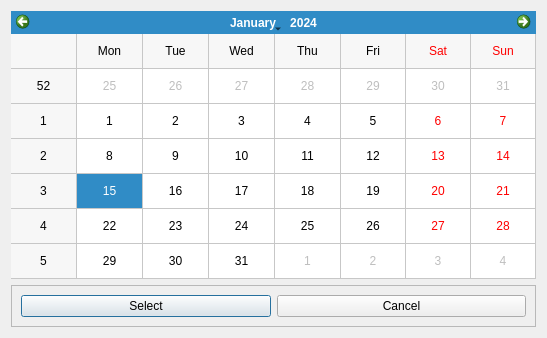
<?xml version="1.0" encoding="UTF-8"?>
<ui version="4.0">
 <class>Calendar</class>
 <widget class="QDialog" name="Calendar">
  <property name="geometry">
   <rect>
    <x>0</x>
    <y>0</y>
    <width>547</width>
    <height>338</height>
   </rect>
  </property>
  <property name="windowTitle">
   <string>Qute Date Selector</string>
  </property>
  <layout class="QVBoxLayout" name="verticalLayout">
   <item>
    <widget class="QCalendarWidget" name="calendarWidget">
     <property name="minimumDate">
      <date>
       <year>1991</year>
       <month>1</month>
       <day>1</day>
      </date>
     </property>
     <property name="gridVisible">
      <bool>true</bool>
     </property>
    </widget>
   </item>
   <item>
    <widget class="QFrame" name="buttonFrame">
     <property name="frameShape">
      <enum>QFrame::StyledPanel</enum>
     </property>
     <property name="frameShadow">
      <enum>QFrame::Raised</enum>
     </property>
     <layout class="QHBoxLayout" name="horizontalLayout">
      <item>
       <widget class="QPushButton" name="selectButton">
        <property name="text">
         <string>Select</string>
        </property>
       </widget>
      </item>
      <item>
       <widget class="QPushButton" name="closeButton">
        <property name="text">
         <string>Cancel</string>
        </property>
       </widget>
      </item>
     </layout>
    </widget>
   </item>
  </layout>
 </widget>
 <resources/>
 <connections/>
</ui>
